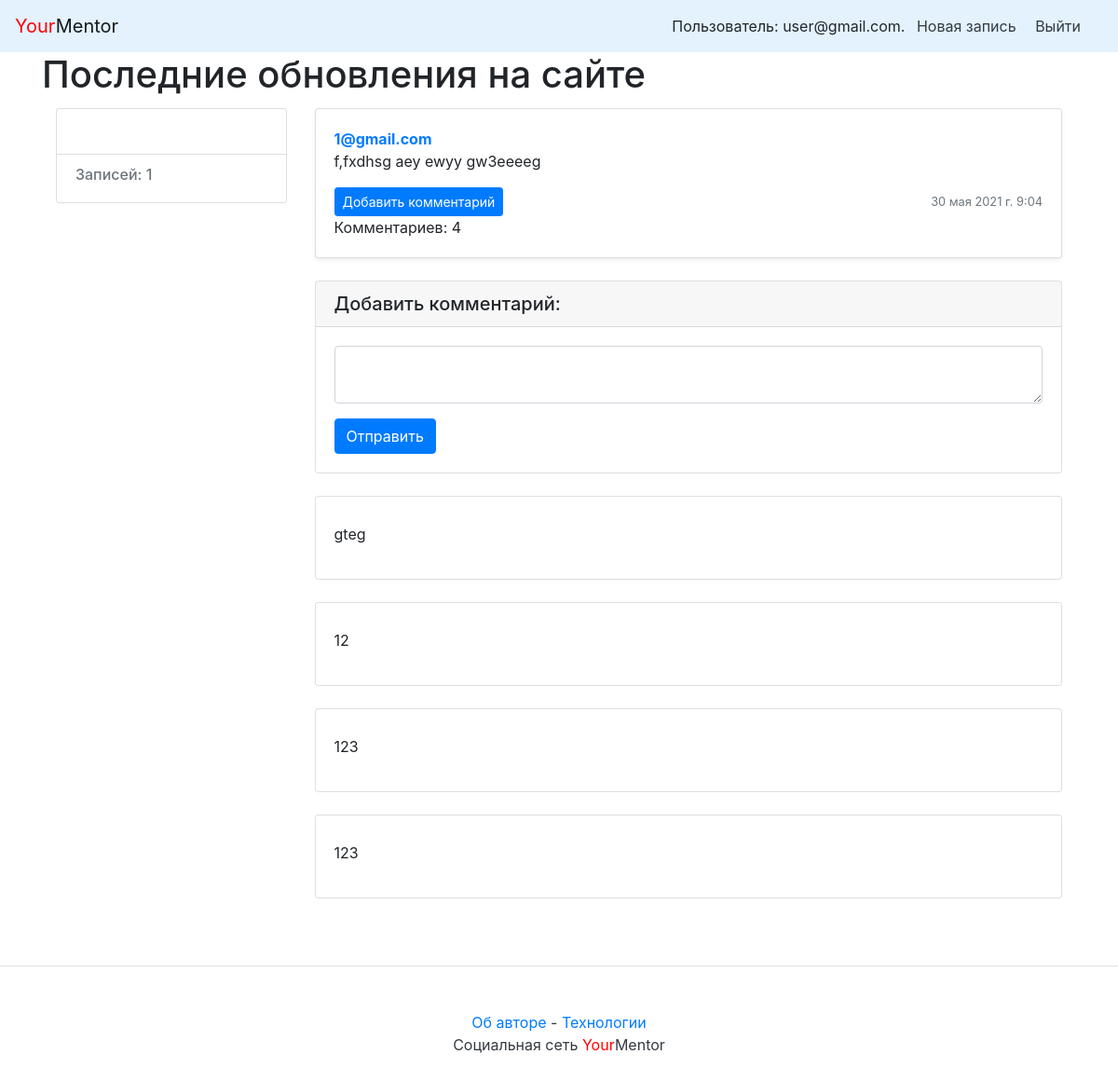
Page /2/2/ (signed in) on the earlier database version.
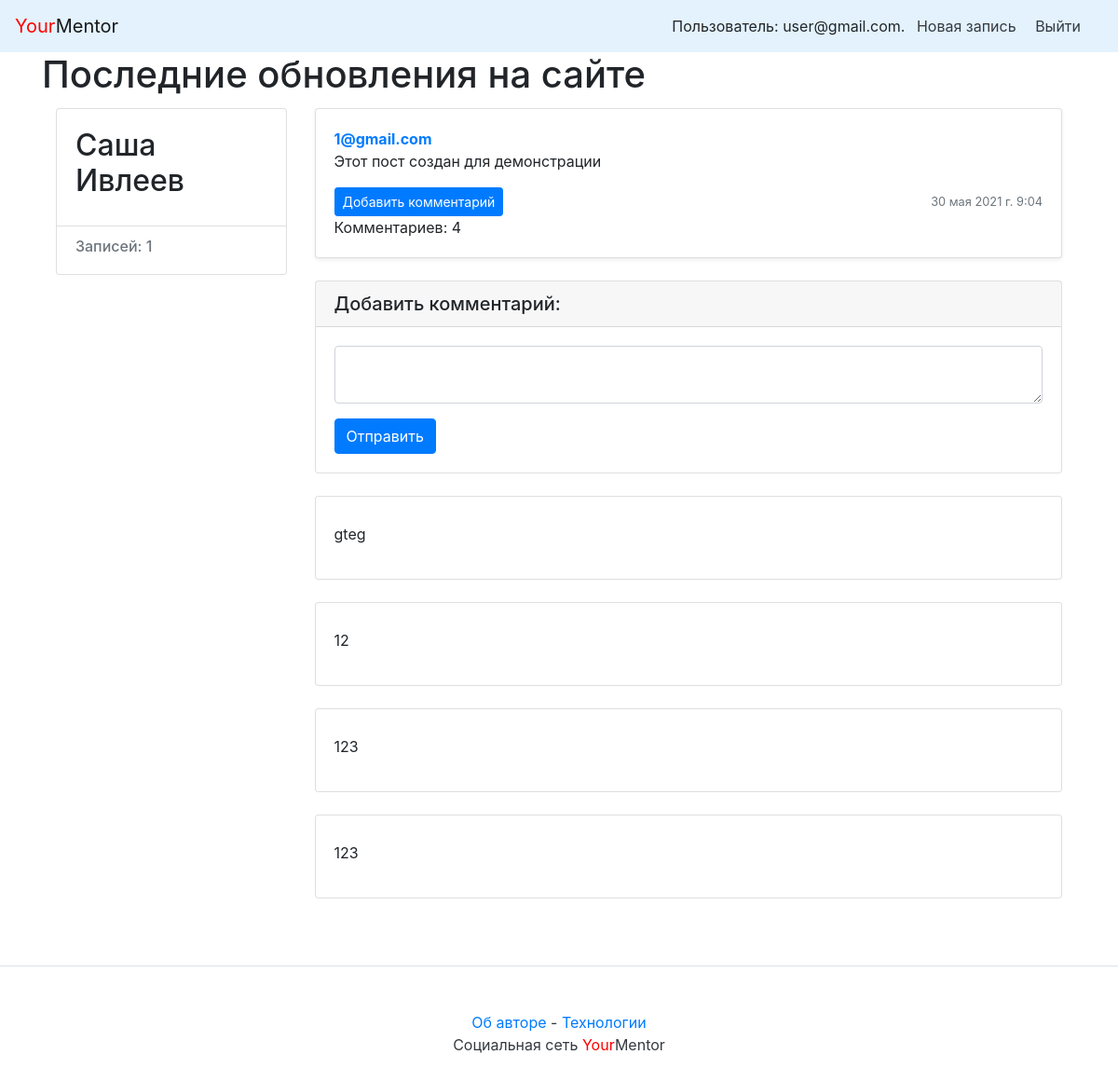
Same page on the later database version.
### posts/models.py (models this page shows, shortened)
class Post(models.Model):
    group = models.ForeignKey(
        Group,
        blank=True,
        null=True,
        on_delete=models.SET_NULL,
        related_name='posts',
        verbose_name='Группы',
        help_text='Выберите группу',
    )
    text = models.TextField(
        verbose_name='Текст',
        help_text='Введите текст',
    )
    pub_date = models.DateTimeField('date published', auto_now_add=True)
    author = models.ForeignKey(
        User,
        on_delete=models.CASCADE,
        related_name='posts',
    )
    image = models.ImageField(
        upload_to='posts/',
        blank=True, null=True,
        verbose_name='Изображение',
    )
    class Meta:
        ordering = ['-pub_date']

### accounts/models.py (models this page shows, shortened)
class User(AbstractBaseUser):
    email = models.EmailField(unique=True, max_length=255)
    name = models.CharField(
        max_length=255,
        blank=False,
        null=False
    )
    surname = models.CharField(
        max_length=255,
        blank=False,
        null=False
    )
    break_time = models.IntegerField(default=0)
    is_admin = models.BooleanField(default=False)
    timestamp = models.DateTimeField(auto_now_add=True)
    role = models.CharField(
        max_length=10,
        choices=UserRoles.choices,
        default=UserRoles.STUDENT,
        verbose_name="Роль пользователя",
    )
    is_staff = models.BooleanField(default=False)
    USERNAME_FIELD = 'email'
    REQUIRED_FIELDS = []
    objects = CustomManager()
    def __str__(self):
        return self.email

### posts/views.py (the view)
# urls.py: path('<int:user_id>/<int:post_id>/', views.post_view, name='post'),
@login_required
def post_view(request, user_id, post_id):
    cache.clear()
    post = get_object_or_404(Post, author__id=user_id, pk=post_id)
    form = CommentForm()
    comments = post.comments.all()
    author = post.author
    print(author)
    return render(request, 'post.html', {
        'post': post,
        'author': author,
        'form': form,
        'comments': comments,
    })

### posts/forms.py (shortened to what this page needs)
class CommentForm(ModelForm):
    class Meta:
        model = Comment
        fields = ['text']
        labels = {'text': "Комментарий"}
        widgets = {
            'text': Textarea(attrs={'rows': 2}),
        }

### accounts/templatetags/user_filters.py (called while the page is built)
@register.filter
def addclass(field, css):
    return field.as_widget(attrs={"class": css})

### templates/post.html (shortened to what this page needs)
{% extends "includes/base.html" %}
{% block header %}Последние обновления на сайте{% endblock %}
{% block content %}
<main role="main" class="container">
    <div class="row">
            <div class="col-md-3 mb-3 mt-1">
                <div class="card">
                        <div class="card-body">
                                <div class="h2">
                                    {{ author.name }} {{ author.surname }}
                                </div>
                        </div>
                        <ul class="list-group list-group-flush">
                                <li class="list-group-item">
                                        <div class="h6 text-muted">
                                            Записей: 1
                                        </div>
                                </li>
                        </ul>
                </div>
        </div>
        <div class="col-md-9">
                {% include "includes/post_item.html" with post=post %}
                {% include "comments.html" %}
     </div>
    </div>
</main>
{% endblock %}

### templates/includes/post_item.html (shortened to what this page needs)
<div class="card mb-3 mt-1 shadow-sm">
  {% load thumbnail %}
  <div class="card-body">
    <p class="card-text">
      <a name="post_{{ post.id }}" href="{% url 'profile' post.author.id %}">
        <strong class="d-block text-gray-dark">{{ post.author }}</strong>
      </a>
      {{ post.text|linebreaksbr }}
    </p>
    <div class="d-flex justify-content-between align-items-center">
      <div class="btn-group">
        <a class="btn btn-sm btn-primary" href="{% url 'post' post.author.id post.id %}" role="button">
          Добавить комментарий
        </a>
      </div>
      <small class="text-muted">{{ post.pub_date }}</small>
    </div>
    {% if post.comments.exists %}
        <div class="d-flex justify-content-between align-items-center">
        <div class="btn-group">
          Комментариев: {{ post.comments.count }}
        </div>
        </div>
    {% endif %}
  </div>
</div>

Differences in the rows shown:
now on this page (row edited): User: name "Саша", surname "Ивлеев"
changed Post "1@gmail.com": text "f,fxdhsg aey ewyy gw3eeeeg" → "Этот пост создан для демонстрации"
